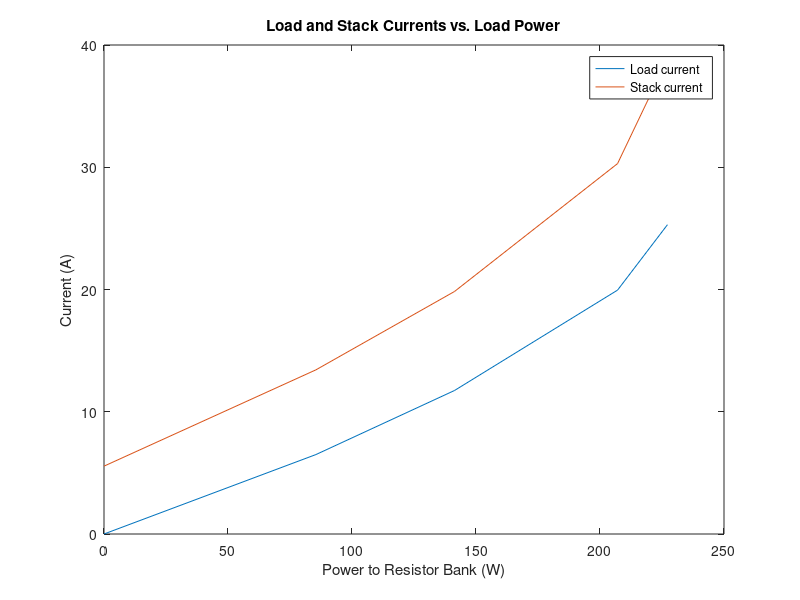

The MATLAB script that drew this image: (Note: this script raises an error after producing the figure.)
clear all;
clc;
close all;

%% part A1

% measured values (that is, TA data measured values!)
load = [1 2 3 4 5];
resistors = [0 1 2 3 4];
V_stack = [14.82 13.21 12.15 10.46 9.21]; %volts
I_stack = [5.55 13.43 19.84 30.3 38.84]; %amps
V_load = [14.77 13.15 12.04 10.38 8.98]; %volts
I_load = [0 6.5 11.74 19.95 25.3]; %amps

H2_flow = [29 29 29 29 29] .* (1/3600) * (.3048^3) * (.0899); %SCFH to kg/s
air_flow = [.6 .75 .75 1.1 1.3] .* (1/60) * (.3048^3) * (1.293); %SCFM to kg/s

T_air_in_stack = [49.2 48.7 48.7 49.9 52.3]; %celsius
T_air_out_stack = [46.6 46.4 46.4 47.7 50];
T_water_reservoir = [51 50.5 50.2 50.7 51.4];
T_water_in_stack = [51.1 50.4 50.3 50.9 51.3];
T_water_before_HeatExchange = [50.5 50.2 50.5 51.8 53.5];
T_stack = [48.2 47 47.1 47.6 49.4];
P_air_in = [75 1 1.2 1.6 2]; %these are GAUGE!!!
P_H2_in = [1 1.1 1.1 1.1 1.1]; %GAUGE


%Plots for Part 1
P_load = I_load .* V_load; %watts
P_stack = I_stack .* V_stack; %watts

figure
plot(P_load, I_load, P_load, I_stack);
xlabel('Power to Resistor Bank (W)');
ylabel('Current (A)');
title('Load and Stack Currents vs. Load Power');
legend('Load current', 'Stack current');
set(gcf, 'color', 'w');
plotfixer; %% this must be added 

figure 
plot(P_load, V_load, P_load, V_stack);
xlabel('Power to Resistor Bank (W)');
ylabel('Potential/Voltage (V)');
title('Load and Stack Potentials vs. Load Power');
legend('Load potential', 'Stack potential');
set(gcf, 'color', 'w');
plotfixer; %% this must be added 

%%%%%%%%%%%%%%% (WHAT IS ACCESSORY POWER?)
% figure
% plot(P_load, P_stack, P_load, P_accessory);
% xlabel('Power to Resistor Bank (W)');
% ylabel('Power (W)');
% title('Stack and Accessory Power vs. Load Power');
% legend('Stack Power', 'Accessory Power');
% set(gcf, 'color', 'w');
% plotfixer;

figure 
plot(P_load, H2_flow, P_load, air_flow);
xlabel('Power to Resistor Bank (W)');
ylabel('Mass flow rate (kg/s)');
title('Mass flow rate of Hydrogen and Air vs. Load Power');
legend('Hydrogen gas', 'Air');
set(gcf, 'color', 'w');
plotfixer; %% this must be added 

%% Part A2

